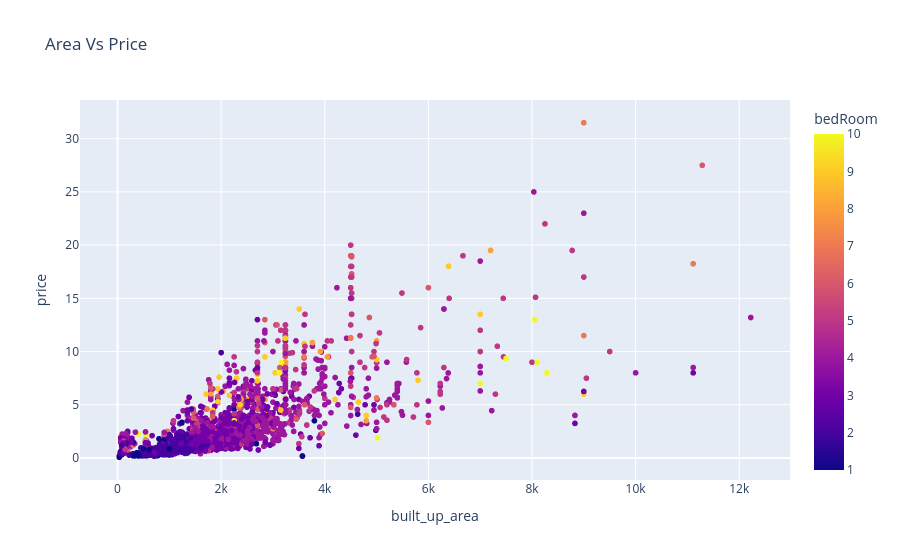

Notebook code for this chart:
### Code cell
fig = px.scatter(df, x="built_up_area", y="price", color="bedRoom", title="Area Vs Price")

# Show the plot
fig.show()

### Figure 1 — Plotly figure (JSON) as saved in the notebook; plotly's stock layout.template omitted (floating-point values rounded to 4 significant figures; data arrays with more than 128 entries replaced by an {"elided": "..."} marker saying what was removed)
{"data": [{"hovertemplate": "built_up_area=%{x}<br>price=%{y}<br>bedRoom=%{marker.color}<extra></extra>", "legendgroup": "", "marker": {"color": {"elided": "3655 int values"}, "coloraxis": "coloraxis", "symbol": "circle"}, "mode": "markers", "name": "", "showlegend": false, "type": "scattergl", "x": {"elided": "3655 float values"}, "xaxis": "x", "y": {"elided": "3655 float values"}, "yaxis": "y"}], "layout": {"coloraxis": {"colorbar": {"title": {"text": "bedRoom"}}, "colorscale": [[0, "#0d0887"], [0.1111, "#46039f"], [0.2222, "#7201a8"], [0.3333, "#9c179e"], [0.4444, "#bd3786"], [0.5556, "#d8576b"], [0.6667, "#ed7953"], [0.7778, "#fb9f3a"], [0.8889, "#fdca26"], [1, "#f0f921"]]}, "legend": {"tracegroupgap": 0}, "title": {"text": "Area Vs Price"}, "xaxis": {"anchor": "y", "domain": [0, 1], "title": {"text": "built_up_area"}}, "yaxis": {"anchor": "x", "domain": [0, 1], "title": {"text": "price"}}}}
